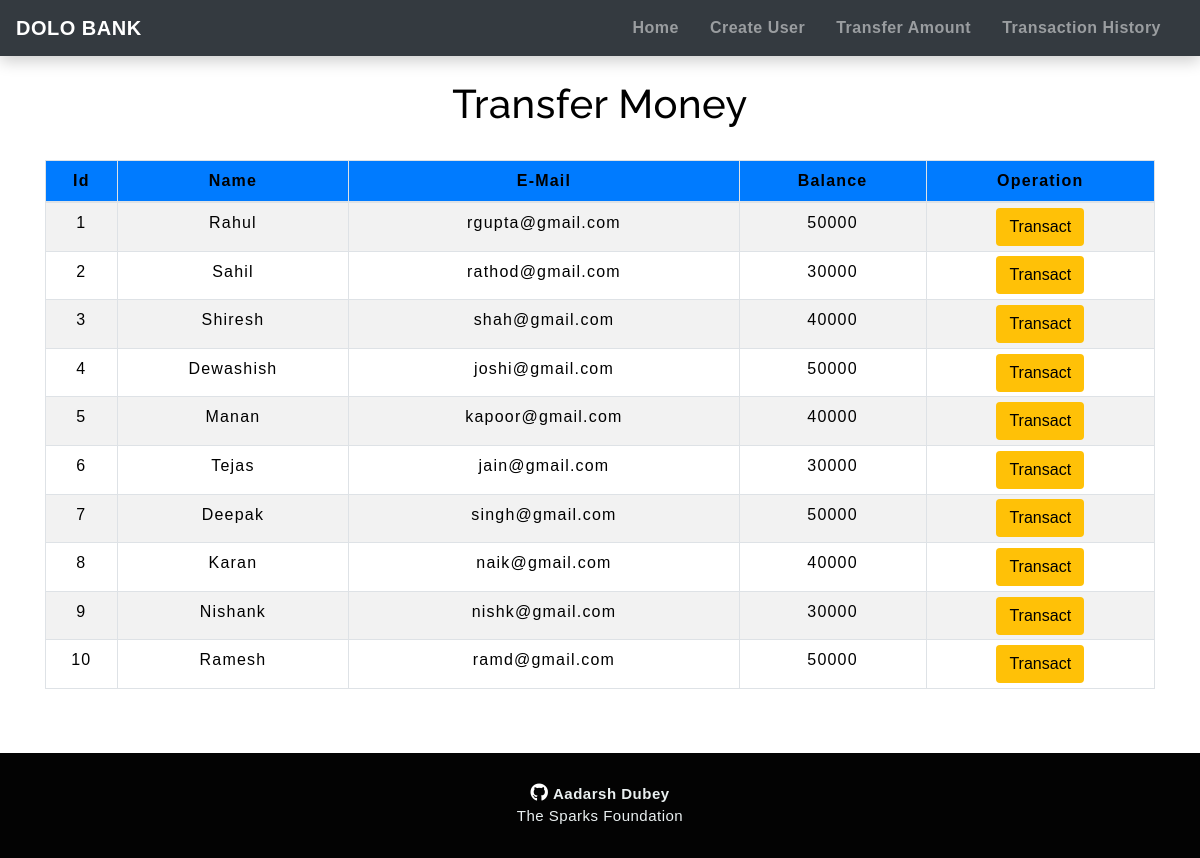
The app's page /transfermoney.php with its own data.
### tables this page shows
CREATE TABLE `users` (
  `id` int(3) NOT NULL,
  `name` text NOT NULL,
  `email` varchar(30) NOT NULL,
  `balance` int(8) NOT NULL
);

### transfermoney.php (the view, shortened to what this page needs)
<!DOCTYPE html>
<html lang="en">
<head>
    <link rel="stylesheet" href="https://maxcdn.bootstrapcdn.com/bootstrap/4.0.0/css/bootstrap.min.css">
    <link rel="stylesheet" href="https://cdnjs.cloudflare.com/ajax/libs/font-awesome/5.15.3/css/all.min.css" />
</head>
<body">
<?php
    include 'config.php';
    $sql = "SELECT * FROM `users`";
    $result = mysqli_query($conn,$sql);
?>
<?php
  include 'navbar.php';
?>
<div class="container">
        <h2 class="text-center pt-4" style="color : black;">Transfer Money
    </h2>
        <br>
            <div class="row">
                <div class="col">
                    <div class="table-responsive-sm">
                    <table class="table table-hover table-sm table-striped table-condensed table-bordered" style="border-color:black;">
                        <thead class="bg-primary" style="color : black;">
                            <tr>
                            <th scope="col" class="text-center py-2">Id</th>
                            <th scope="col" class="text-center py-2">Name</th>
                            <th scope="col" class="text-center py-2">E-Mail</th>
                            <th scope="col" class="text-center py-2">Balance</th>
                            <th scope="col" class="text-center py-2">Operation</th>
                            </tr>
                        </thead>
                        <tbody>
                <?php
                    while($rows=mysqli_fetch_assoc($result)){
                ?>
                    <tr style="color : black;">
                        <td class="py-2"><?php echo $rows['id'] ?></td>
                        <td class="py-2"><?php echo $rows['name']?></td>
                        <td class="py-2"><?php echo $rows['email']?></td>
                        <td class="py-2"><?php echo $rows['balance']?></td>
                        <td><a href="selecteduserdetail.php?id= <?php echo $rows['id'] ;?>"> <button type="button" class="btn bg-warning">Transact</button></a></td>
                    </tr>
                    <?php
                    }
                ?>
                        </tbody>
                    </table>
                    </div>
                </div>
            </div>
         </div>
         <footer class="text-center mt-5">
      <p><a href="https://github.com/Er-Aadarsh"><span class="git"><i class="fab fa-github"></i></span></a> <b>Aadarsh Dubey</b> <br> The Sparks Foundation</p>
      </footer>
</body>
</html>

### navbar.php (shortened to what this page needs)
<nav class="navbar navbar-expand-md navbar-dark bg-dark">
      <a class="navbar-brand" href="index.php" style="color:RGB: (255, 255, 255);"><b>DOLO BANK</b></a>
      <div class="collapse navbar-collapse" id="collapsibleNavbar">
            <ul class="navbar-nav ml-auto">
              <li class="nav-item">
                <a class="nav-link" href="index.php"><b>Home</b></a>
              </li>
              <li class="nav-item">
                <a class="nav-link" href="createuser.php"><b>Create User</b></a>
              </li>
              <li class="nav-item">
                <a class="nav-link" href="transfermoney.php" ><b>Transfer Amount</b></a>
              </li>
              <li class="nav-item">
                <a class="nav-link" href="transactionhistory.php"><b>Transaction History</b></a>
              </li>
          </div>
       </nav>

### transfermoney.php (style rules this page uses)
button { transition: 1.5s; }
h2 { color: #4C4B4C; letter-spacing: 0.5px; font-family: raleway; }
* { padding: 0; margin: 0; box-sizing: border-box; font-family: sans-serif; }
h2 { font-size: 40px; }
table { letter-spacing: 1.2px; }
td { text-align: center; }
button { border:none; background: #474A8A; transition: 1s; }
footer { color:#EAF0F1; background-color:rgba(0,0,0,0.99); letter-spacing: 0.5px; padding: 30px; }
footer p { margin: 0; font-size: 15px; }
.git i { color: #fff; font-size: 18px; }

### navbar.php (style rules this page uses)
nav { box-shadow: 0 5px 15px rgba(0, 0, 0, 0.2);; }
.nav-link { margin-right: 15px; color:rgb(255,255,255); letter-spacing: 0.5px; transition: 0.5s; }
.navbar-brand { color:rgb(255,255,255); letter-spacing: 0.5px; }
h2 { color:rgb(255,255,255); letter-spacing: 0.5px; font-family: raleway; }

### records on screen
users: id "1", name "Rahul", email "rgupta@gmail.com", balance "50000"
users: id "2", name "Sahil", email "rathod@gmail.com", balance "30000"
users: id "3", name "Shiresh", email "shah@gmail.com", balance "40000"
users: id "4", name "Dewashish", email "joshi@gmail.com", balance "50000"
users: id "5", name "Manan", email "kapoor@gmail.com", balance "40000"
users: id "6", name "Tejas", email "jain@gmail.com", balance "30000"
users: id "7", name "Deepak", email "singh@gmail.com", balance "50000"
users: id "8", name "Karan", email "naik@gmail.com", balance "40000"
users: id "9", name "Nishank", email "nishk@gmail.com", balance "30000"
users: id "10", name "Ramesh", email "ramd@gmail.com", balance "50000"
